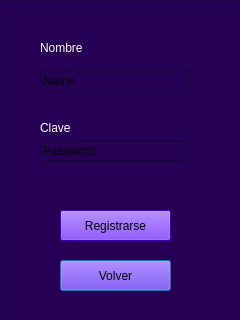
<?xml version="1.0" encoding="UTF-8"?>
<ui version="4.0">
 <class>Dialog</class>
 <widget class="QDialog" name="Dialog">
  <property name="geometry">
   <rect>
    <x>0</x>
    <y>0</y>
    <width>240</width>
    <height>320</height>
   </rect>
  </property>
  <property name="windowTitle">
   <string>Dialog</string>
  </property>
  <widget class="QFrame" name="frame">
   <property name="geometry">
    <rect>
     <x>0</x>
     <y>0</y>
     <width>241</width>
     <height>321</height>
    </rect>
   </property>
   <property name="styleSheet">
    <string notr="true">background-color: rgba(26, 20, 100, 209);
background-color: rgb(45, 0, 125);
background-color: rgb(37, 0, 85);</string>
   </property>
   <property name="frameShape">
    <enum>QFrame::StyledPanel</enum>
   </property>
   <property name="frameShadow">
    <enum>QFrame::Raised</enum>
   </property>
   <widget class="QPushButton" name="pushButton_3">
    <property name="geometry">
     <rect>
      <x>60</x>
      <y>210</y>
      <width>111</width>
      <height>31</height>
     </rect>
    </property>
    <property name="toolTip">
     <string>&lt;!DOCTYPE HTML PUBLIC &quot;-//W3C//DTD HTML 4.0//EN&quot; &quot;http://www.w3.org/TR/REC-html40/strict.dtd&quot;&gt;
&lt;html&gt;&lt;head&gt;&lt;meta name=&quot;qrichtext&quot; content=&quot;1&quot; /&gt;&lt;style type=&quot;text/css&quot;&gt;
p, li { white-space: pre-wrap; }
&lt;/style&gt;&lt;/head&gt;&lt;body style=&quot; font-family:'.SF NS Text'; font-size:13pt; font-weight:400; font-style:normal;&quot;&gt;
&lt;p style=&quot; margin-top:0px; margin-bottom:0px; margin-left:0px; margin-right:0px; -qt-block-indent:0; text-indent:0px;&quot;&gt;&lt;span style=&quot; color:#ffffff;&quot;&gt;push button&lt;/span&gt;&lt;/p&gt;&lt;/body&gt;&lt;/html&gt;</string>
    </property>
    <property name="styleSheet">
     <string notr="true">background-color: rgb(85, 0, 254);
font: 13pt &quot;.SF NS Text&quot;;</string>
    </property>
    <property name="text">
     <string>Registrarse</string>
    </property>
    <property name="autoDefault">
     <bool>false</bool>
    </property>
   </widget>
   <widget class="QPushButton" name="pushButton_4">
    <property name="geometry">
     <rect>
      <x>60</x>
      <y>260</y>
      <width>111</width>
      <height>31</height>
     </rect>
    </property>
    <property name="styleSheet">
     <string notr="true">background-color: rgb(85, 0, 254);
font: 13pt &quot;.SF NS Text&quot;;</string>
    </property>
    <property name="text">
     <string>Volver</string>
    </property>
   </widget>
   <widget class="QLabel" name="label">
    <property name="geometry">
     <rect>
      <x>40</x>
      <y>40</y>
      <width>60</width>
      <height>16</height>
     </rect>
    </property>
    <property name="text">
     <string>&lt;html&gt;&lt;head/&gt;&lt;body&gt;&lt;p&gt;&lt;span style=&quot; color:#ffffff;&quot;&gt;Nombre&lt;/span&gt;&lt;/p&gt;&lt;/body&gt;&lt;/html&gt;</string>
    </property>
    <property name="textFormat">
     <enum>Qt::RichText</enum>
    </property>
   </widget>
   <widget class="QLabel" name="label_2">
    <property name="geometry">
     <rect>
      <x>40</x>
      <y>120</y>
      <width>60</width>
      <height>16</height>
     </rect>
    </property>
    <property name="text">
     <string>&lt;html&gt;&lt;head/&gt;&lt;body&gt;&lt;p&gt;&lt;span style=&quot; color:#ffffff;&quot;&gt;Clave&lt;/span&gt;&lt;/p&gt;&lt;/body&gt;&lt;/html&gt;</string>
    </property>
    <property name="textFormat">
     <enum>Qt::RichText</enum>
    </property>
   </widget>
   <widget class="QLineEdit" name="password">
    <property name="geometry">
     <rect>
      <x>40</x>
      <y>140</y>
      <width>151</width>
      <height>21</height>
     </rect>
    </property>
    <property name="text">
     <string>Password</string>
    </property>
   </widget>
   <widget class="QLineEdit" name="name">
    <property name="geometry">
     <rect>
      <x>40</x>
      <y>70</y>
      <width>151</width>
      <height>21</height>
     </rect>
    </property>
    <property name="text">
     <string>Name</string>
    </property>
   </widget>
   <widget class="QLabel" name="label_3">
    <property name="geometry">
     <rect>
      <x>30</x>
      <y>170</y>
      <width>181</width>
      <height>31</height>
     </rect>
    </property>
    <property name="text">
     <string>&lt;html&gt;&lt;head/&gt;&lt;body&gt;&lt;p&gt;&lt;br/&gt;&lt;/p&gt;&lt;/body&gt;&lt;/html&gt;</string>
    </property>
   </widget>
  </widget>
 </widget>
 <resources/>
 <connections/>
</ui>
